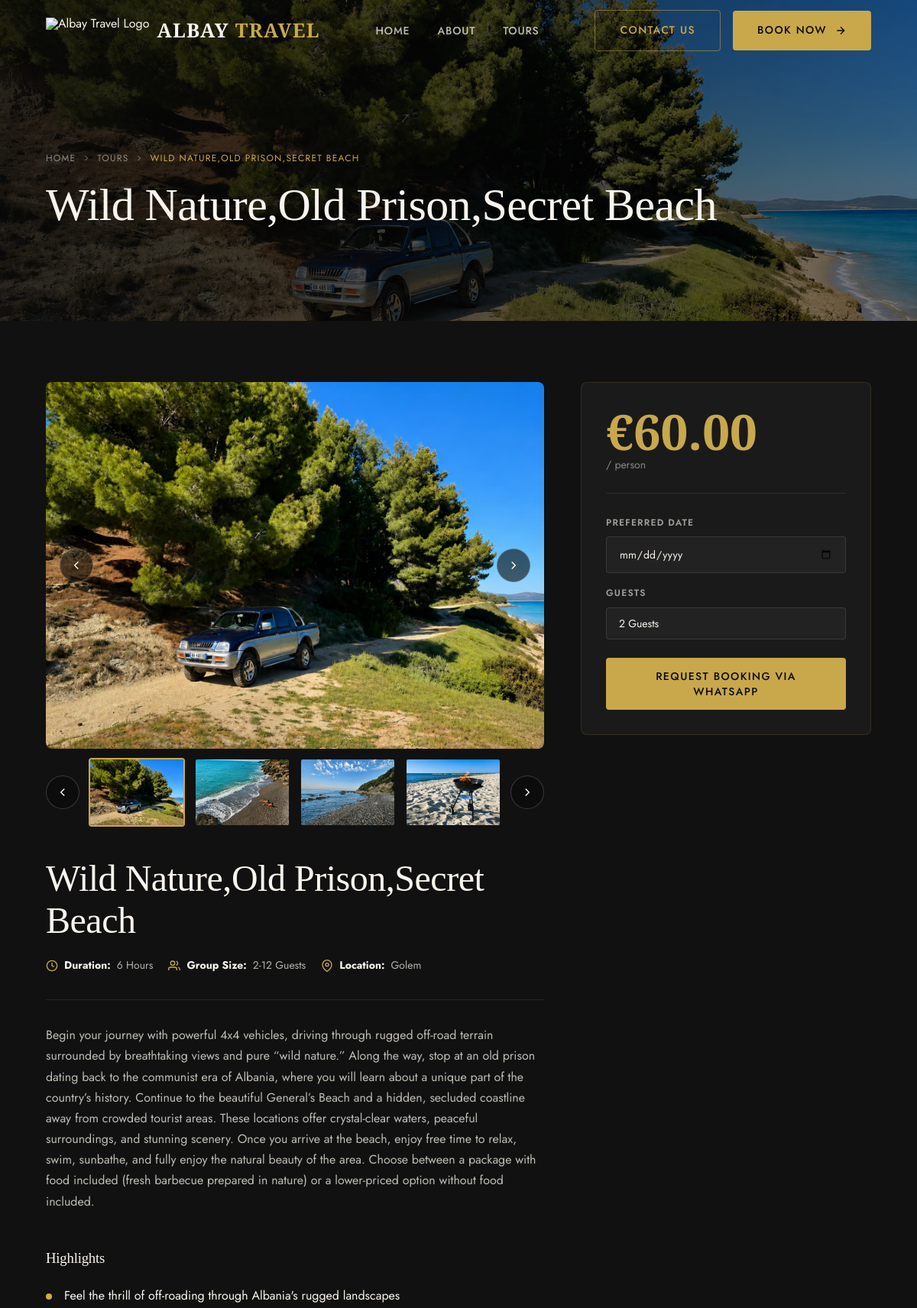
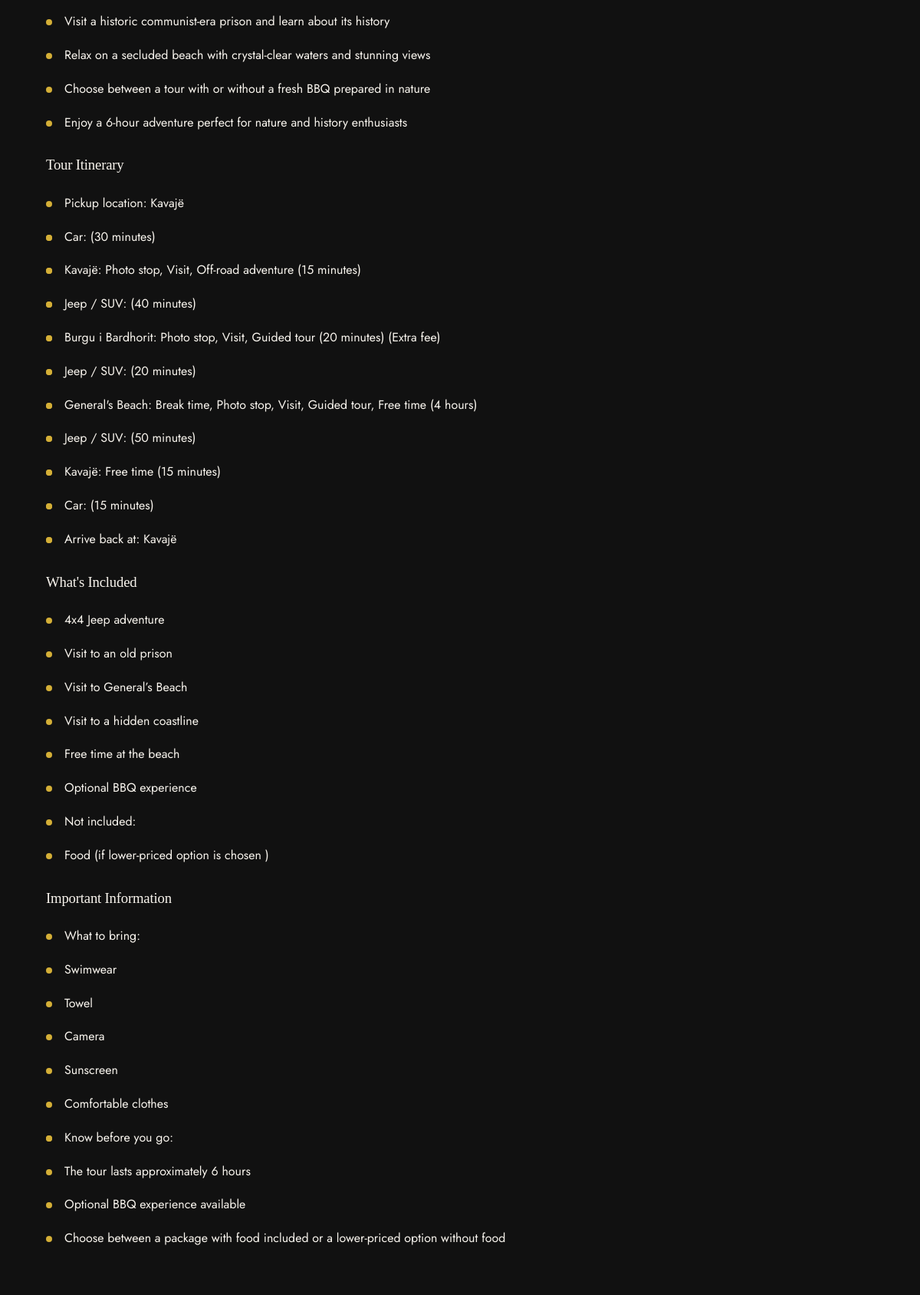
The page /tours/wild-natureold-prisonsecret-beach/ (upper part) on the database its author committed (2 pictures, top to bottom).
### albay_travel/models.py (models this page shows, shortened)
class Tour(models.Model):
    CATEGORY_CHOICES = [
        ('private', 'Private Tour'),
        ('offroad', '4x4 Offroad'),
        ('boat', 'Boat Trip'),
    ]
    BADGE_CHOICES = [
        ('Bestseller', 'Bestseller'),
        ('Relaxation', 'Relaxation'),
        ('Adventure', 'Adventure'),
        ('New', 'New'),
        ('Popular', 'Popular'),
        ('', 'None'),
    ]
    title = models.CharField(max_length=200)
    slug = models.SlugField(unique=True)
    short_description = models.CharField(max_length=300)
    description = models.TextField()
    highlights = models.TextField(blank=True)
    itinerary = models.TextField(blank=True)
    included = models.TextField(blank=True)
    important_info = models.TextField(blank=True)
    category = models.CharField(
        max_length=50,
        default='private',
        help_text="Space-separated categories e.g. 'private offroad' or 'private boat'"
    )
    badge = models.CharField(max_length=20, choices=BADGE_CHOICES, blank=True, default='')
    price = models.DecimalField(max_digits=8, decimal_places=2)
    price_label = models.CharField(max_length=50, default='/ person', blank=True)
    duration = models.CharField(max_length=50)
    location = models.CharField(max_length=100)
    group_size = models.CharField(max_length=50)
    main_image = models.ImageField(upload_to='tours/')
    whatsapp_number = models.CharField(max_length=20, default='355686033460')
    min_guests = models.PositiveIntegerField(default=2)
    max_guests = models.PositiveIntegerField(default=12)
    order = models.PositiveIntegerField(default=0)
    is_active = models.BooleanField(default=True)
    is_featured = models.BooleanField(default=False)
    created_at = models.DateTimeField(auto_now_add=True)
    class Meta:
        ordering = ['order', 'title']
    def get_absolute_url(self):
        from django.urls import reverse
        return reverse('tour_detail', kwargs={'slug': self.slug})
    def get_guest_range(self):
        return range(self.min_guests, self.max_guests + 1)

class TourImage(models.Model):
    tour = models.ForeignKey(Tour, on_delete=models.CASCADE, related_name='gallery_images')
    image = models.ImageField(upload_to='tours/gallery/')
    alt_text = models.CharField(max_length=200, blank=True)
    order = models.PositiveIntegerField(default=0)
    class Meta:
        ordering = ['order']

### albay_travel/views.py (the view)
# urls.py: path('tours/<slug:slug>/', views.tour_detail, name='tour_detail'),
def tour_detail(request, slug):
    tour = get_object_or_404(Tour, slug=slug, is_active=True)
    gallery = list(tour.gallery_images.all())
    related_tours = Tour.objects.filter(is_active=True).exclude(pk=tour.pk)[:2]
    return render(request, 'tour_detail.html', {
        'tour': tour,
        'gallery': gallery,
        'related_tours': related_tours,
        'highlights_list': tour.highlights.splitlines() if tour.highlights else [],
        'itinerary_list': tour.itinerary.splitlines() if tour.itinerary else [],
        'included_list': tour.included.splitlines() if tour.included else [],
        'important_info_list': tour.important_info.splitlines() if tour.important_info else [],
    })

### albay_travel/templates/tour_detail.html (shortened to what this page needs)
{% extends "base.html" %}
{% load static %}
{% block content %}
<section class="page-hero">
  <div class="page-hero__bg" style="background-image:url('{{ tour.main_image.url }}')"></div>
  <div class="page-hero__overlay"></div>
  <div class="container">
    <div class="page-hero__content">
      <nav class="page-hero__breadcrumb" aria-label="Breadcrumb">
        <a href="{% url 'home' %}">Home</a>
        <svg width="12" height="12" viewBox="0 0 24 24" fill="none" stroke="currentColor" stroke-width="2"><path d="M9 18l6-6-6-6"/></svg>
        <a href="{% url 'tours_list' %}">Tours</a>
        <svg width="12" height="12" viewBox="0 0 24 24" fill="none" stroke="currentColor" stroke-width="2"><path d="M9 18l6-6-6-6"/></svg>
        <span>{{ tour.title }}</span>
      </nav>
      <h1 class="page-hero__title">{{ tour.title }}</h1>
    </div>
  </div>
</section>
<section class="tour-detail">
  <div class="container">
    <div class="tour-detail__layout">
      <div>
        <div class="tour-gallery" data-visible-thumbs="4">
          <div class="tour-gallery__main">
            <button class="tour-gallery__nav tour-gallery__nav--prev" type="button" aria-label="Previous image">
              <svg viewBox="0 0 24 24" fill="none" stroke="currentColor" stroke-width="2"><path d="M15 18l-6-6 6-6"/></svg>
            </button>
            <img src="{{ tour.main_image.url }}" alt="{{ tour.title }}" />
            <button class="tour-gallery__nav tour-gallery__nav--next" type="button" aria-label="Next image">
              <svg viewBox="0 0 24 24" fill="none" stroke="currentColor" stroke-width="2"><path d="M9 18l6-6-6-6"/></svg>
            </button>
          </div>
          <div class="tour-gallery__thumbs-wrap">
            <button class="tour-gallery__thumb-nav tour-gallery__thumb-nav--prev" type="button" aria-label="Previous thumbnails">
              <svg viewBox="0 0 24 24" fill="none" stroke="currentColor" stroke-width="2"><path d="M15 18l-6-6 6-6"/></svg>
            </button>
            <div class="tour-gallery__thumbs">
              <button class="tour-gallery__thumb active" type="button">
                <img src="{{ tour.main_image.url }}" alt="{{ tour.title }}" />
              </button>
              {% for img in gallery %}
              <button class="tour-gallery__thumb" type="button">
                <img src="{{ img.image.url }}" alt="{{ img.alt_text|default:tour.title }}" />
              </button>
              {% endfor %}
            </div>
            <button class="tour-gallery__thumb-nav tour-gallery__thumb-nav--next" type="button" aria-label="Next thumbnails">
              <svg viewBox="0 0 24 24" fill="none" stroke="currentColor" stroke-width="2"><path d="M9 18l6-6-6-6"/></svg>
            </button>
          </div>
        </div>
        <h2 class="tour-detail__title">{{ tour.title }}</h2>
        <div class="tour-detail__meta">
          <div class="tour-meta-item">
            <svg viewBox="0 0 24 24" fill="none" stroke="currentColor" stroke-width="2"><circle cx="12" cy="12" r="10"/><polyline points="12 6 12 12 16 14"/></svg>
            <strong>Duration:</strong> {{ tour.duration }}
          </div>
          <div class="tour-meta-item">
            <svg viewBox="0 0 24 24" fill="none" stroke="currentColor" stroke-width="2"><path d="M17 21v-2a4 4 0 0 0-4-4H5a4 4 0 0 0-4 4v2"/><circle cx="9" cy="7" r="4"/><path d="M23 21v-2a4 4 0 0 0-3-3.87"/><path d="M16 3.13a4 4 0 0 1 0 7.75"/></svg>
            <strong>Group Size:</strong> {{ tour.group_size }}
          </div>
          <div class="tour-meta-item">
            <svg viewBox="0 0 24 24" fill="none" stroke="currentColor" stroke-width="2"><path d="M21 10c0 7-9 13-9 13s-9-6-9-13a9 9 0 0 1 18 0z"/><circle cx="12" cy="10" r="3"/></svg>
            <strong>Location:</strong> {{ tour.location }}
          </div>
        </div>
        <div class="tour-description-box">
  <p>{{ tour.description }}</p>
</div>
{% if highlights_list %}
<div class="tour-info-card">
    <h3>Highlights</h3>
    <ul class="tour-list">
        {% for item in highlights_list %}
        <li>{{ item }}</li>
        {% endfor %}
    </ul>
</div>
{% endif %}
{% if itinerary_list %}
<div class="tour-info-card">
    <h3>Tour Itinerary</h3>
    <ul class="tour-list">
        {% for item in itinerary_list %}
        <li>{{ item }}</li>
        {% endfor %}
    </ul>
</div>
{% endif %}
{% if included_list %}
<div class="tour-info-card">
    <h3>What's Included</h3>
    <ul class="tour-list">
        {% for item in included_list %}
        <li>{{ item }}</li>
        {% endfor %}
    </ul>
</div>
{% endif %}
{% if important_info_list %}
<div class="tour-info-card">
    <h3>Important Information</h3>
    <ul class="tour-list">
        {% for item in important_info_list %}
        <li>{{ item }}</li>
        {% endfor %}
    </ul>
</div>
{% endif %}
</div>
      <aside class="booking-card">
        <div class="booking-card__price">
          <div class="booking-card__price-num">€{{ tour.price }}</div>
          {% if tour.price_label %}
          <div class="booking-card__price-per">{{ tour.price_label }}</div>
          {% endif %}
        </div>
        <form class="booking-form" id="booking-form" data-tour="{{ tour.title }}" data-whatsapp="{{ tour.whatsapp_number }}">
          <div class="booking-form__group">
            <label class="booking-form__label" for="tour-date">Preferred Date</label>
            <input class="booking-form__input" id="tour-date" name="date" type="date" required />
          </div>
          <div class="booking-form__group">
            <label class="booking-form__label" for="tour-guests">Guests</label>
            <select class="booking-form__input" id="tour-guests" name="guests">
              {% for n in tour.get_guest_range %}
              <option value="{{ n }}">{{ n }} Guest{% if n > 1 %}s{% endif %}</option>
              {% endfor %}
            </select>
          </div>
          <button type="submit" class="btn btn--primary" style="width:100%; justify-content:center; margin-top:8px;">
            <span>Request Booking via WhatsApp</span>
          </button>
        </form>
      </aside>
    </div>
  </div>
</section>
{% endblock %}

### rows shown on the page
Tour: main_image (picture), title "WILD NATURE,OLD PRISON,SECRET BEACH", title "Wild Nature,Old Prison,Secret Beach", duration "6 Hours", group_size "2-12 Guests", location "Golem", description "Begin your journey with powerful 4x4 vehicles, driving through rugged off-road terrain surrounded by breathtaking views and pure “wild nature.” Along the way, stop at an old prison dating back to the communist era of Albania, where you will learn about a unique part of the country’s history. Continue to the beautiful General’s Beach and a hidden, secluded coastline away from crowded tourist areas. These locations offer crystal-clear waters, peaceful surroundings, and stunning scenery. Once you arrive at the beach, enjoy free time to relax, swim, sunbathe, and fully enjoy the natural beauty of the area. Choose between a package with food included (fresh barbecue prepared in nature) or a…", price "60.00", price_label "/ person", guests "2 Guests"
TourImage: image (picture)
TourImage: image (picture)
TourImage: image (picture)

### other values the page prints
{{ item }} "Feel the thrill of off-roading through Albania's rugged landscapes" "Visit a historic communist-era prison and learn about its history" "Relax on a secluded beach with crystal-clear waters and stunning views" "Choose between a tour with or without a fresh BBQ prepared in nature" "Enjoy a 6-hour adventure perfect for nature and history enthusiasts"
{{ item }} "Pickup location: Kavajë" "Car: (30 minutes)" "Kavajë: Photo stop, Visit, Off-road adventure (15 minutes)" "Jeep / SUV: (40 minutes)" "Burgu i Bardhorit: Photo stop, Visit, Guided tour (20 minutes) (Extra fee)" "Jeep / SUV: (20 minutes)" "General's Beach: Break time, Photo stop, Visit, Guided tour, Free time (4 hours)" "Jeep / SUV: (50 minutes)" "Kavajë: Free time (15 minutes)" "Car: (15 minutes)" "Arrive back at: Kavajë"
{{ item }} "4x4 Jeep adventure" "Visit to an old prison" "Visit to General’s Beach" "Visit to a hidden coastline" "Free time at the beach" "Optional BBQ experience" "Not included:" "Food (if lower-priced option is chosen )"
{{ item }} "What to bring:" "Swimwear" "Towel" "Camera" "Sunscreen" "Comfortable clothes" "Know before you go:" "The tour lasts approximately 6 hours" "Optional BBQ experience available" "Choose between a package with food included or a lower-priced option without food"
